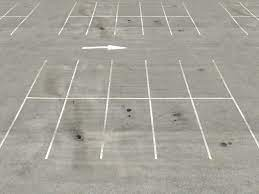
#> input picture src/fasthough/images/road.jpeg, 259 x 194 px, found by its file name
$ python main.py
#> lines starting #> are read from the running program, lines starting #| are printed output that depends on the picture
#> the answer given: images/road.jpeg
### src/fasthough/draw_line.py
"""Module to draw hough transformed images."""

import cv2 as cv
import numpy as np

from .hough_transform import find_max_value, hough_image


def draw_line(
    img: np.ndarray, s: int, t: int, color: tuple = (64, 0, 0), lineThickness: int = 2
) -> np.ndarray:
    """Returns copy of 'img' with drawn line with given parameters s, t.

    Args:
        img: image represented as 2D or 3D array.
        s: line intercept.
        t: line slope.
        color: drawn line color as 3D array.
        lineThickness: thickness of drawn line.

    Returns:
        Copy of image with line.

    Raises:
        ValueError: if provided 'color' argument is not length 3.
    """
    image = img.copy()
    height, width = image.shape
    if len(color) != 3:
        raise ValueError("Color length must be 3! (red, green, blue).")

    if s + t > height:
        x_0 = _find_point(height, s, t)
        zero_matrix = np.zeros((height, width))
        stacked_upper = np.vstack([zero_matrix, image])[s : s + height, :]
        stacked_lower = np.vstack([image, zero_matrix])[s : s + height, :]
        max_up = find_max_value(hough_image(stacked_upper))[0]
        max_low = find_max_value(hough_image(stacked_lower))[0]

        if max_up > max_low:
            first_point = (x_0, 0)
            second_point = (width - 1, s + t - height)
        else:
            first_point = (x_0, height)
            second_point = (0, s)
    else:
        first_point = (0, s)
        second_point = (width - 1, s + t)

    cv.line(image, first_point, second_point, color, lineThickness)
    return image


def hough_transform(img: np.ndarray, threshold_ratio: float = 0.9) -> np.ndarray:
    """Returns processed 'img' with edges and gradients.

    Args:
        img: image represented as 2D or 3D array.
        threshold_ratio: threshold ratio to exclude odd lines on processsed image.

    Returns:
        Copy of image with line.
    """
    hough_img = hough_image(img)
    max_intensity, _ = find_max_value(hough_img)
    threshold = max_intensity * threshold_ratio
    lines = np.argwhere(hough_img >= threshold)

    lined_image = img.copy()
    for s, t in lines:
        lined_image = draw_line(lined_image, s, t)
    return lined_image


def _find_point(n: int, s: int, t: int) -> int:
    return round((n - s) * n / t)


def read_image(path: str) -> np.ndarray:
    """Returns image with new shape as a multiple of 2^k.

    Args:
        path: image path.

    Returns:
        image as numpy array.
    """
#> called with path = 'images/images/road.jpeg'
    final_img = cv.imread(path, cv.IMREAD_GRAYSCALE)
#> final_img: shape (194, 259); min 30, max 255, mean 162.4
    h, w = final_img.shape[:2]
#> h = 194; w = 259

    new_h = 2 ** int(np.ceil(np.log2(h)))
#> new_h = 256
    new_w = 2 ** int(np.ceil(np.log2(w)))
#> new_w = 512

    resized_img = cv.resize(final_img, (new_w, new_h), interpolation=cv.INTER_LINEAR)
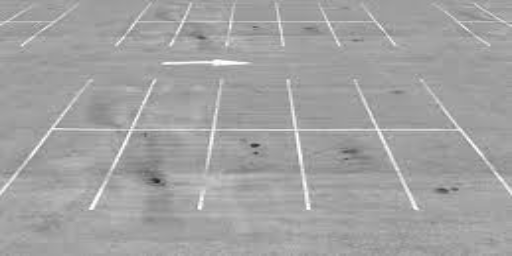
#> resized_img: shape (256, 512); min 33, max 255, mean 162.3
    return resized_img

### src/fasthough/hough_transform.py
"""Fast Hough Transform (FHT) implementation."""

import numpy as np


def _merge_histograms(hist1: np.ndarray, hist2: np.ndarray) -> np.ndarray:
    height = hist1.shape[0]
#> height = 256
    width = 1 if len(hist1.shape) == 1 else hist1.shape[1]
#> width = 1
    n0 = width * 2
#> n0 = 2
    r = (width - 1) / (n0 - 1)
#> r = 0
    hist1 = hist1.reshape((height, width))
#> hist1 = 256 values, max 234 at index 192, min 146 at index 40, mean 162.1
    hist2 = hist2.reshape((height, width))
#> hist2 = 256 values, max 226 at index 191, min 147 at index 40, mean 162.2

    result = np.zeros((height, n0))
    for t in range(n0):
        t0 = int(t * r)
        s = t - t0
        result[:, t] = hist1[:, t0] + np.concatenate(
            [hist2[s:height, t0], hist2[0:s, t0]], axis=0
        )
#> after the loop, result = 256 pairs, first value 37 to 202, second value 39 to 193
    return result


def _fast_hough_transform(img: np.ndarray) -> np.ndarray:
    n = img.shape[1]
    if n < 2:
        return img[:, 0]

    return _merge_histograms(
        _fast_hough_transform(img[:, 0 : int(n / 2)]),
        _fast_hough_transform(img[:, int(n / 2) : n]),
    )
#> after the loop in _merge_histograms (call 3), `for t in range(n0):`: result = 256 rows, first 6: [116, 124, 128, 131], [132, 136, 134, 131], [140, 138, 128, 127], [136, 126, 126, 123], [116, 116, 120, 124], [116, 120, 128, 130]
#> after the loop in _merge_histograms (call 6), `for t in range(n0):`: result = 256 rows, first 6: [113, 121, 125, 128], [129, 133, 131, 129], [138, 136, 127, 126], [134, 125, 124, 121], [115, 114, 119, 123], [114, 119, 126, 128]
#> in _merge_histograms (call 7), `hist1 = hist1.reshape((height, width))`: hist1 = 256 rows, first 6: [116, 124, 128, 131], [132, 136, 134, 131], [140, 138, 128, 127], [136, 126, 126, 123], [116, 116, 120, 124], [116, 120, 128, 130]
#> in _merge_histograms (call 7), `hist2 = hist2.reshape((height, width))`: hist2 has the same summary as result
#> after the loop in _merge_histograms (call 10), `for t in range(n0):`: result = 256 rows, first 6: [112, 119, 124, 127], [127, 132, 130, 127], [136, 134, 124, 122], [132, 122, 121, 119], [112, 111, 116, 119], [111, 116, 123, 125]
#> after the loop in _merge_histograms (call 13), `for t in range(n0):`: result = 256 rows, first 6: [110, 117, 120, 122], [125, 128, 125, 121], [132, 129, 118, 117], [127, 116, 116, 114], [106, 106, 112, 116], [106, 112, 119, 123]
#> in _merge_histograms (call 14), `hist1 = hist1.reshape((height, width))`: hist1 = 256 rows, first 6: [112, 119, 124, 127], [127, 132, 130, 127], [136, 134, 124, 122], [132, 122, 121, 119], [112, 111, 116, 119], [111, 116, 123, 125]
#> in _merge_histograms (call 14), `hist2 = hist2.reshape((height, width))`: hist2 has the same summary as result
#> after the loop in _merge_histograms (call 18), `for t in range(n0):`: result = 256 rows, first 6: [120, 124, 124, 125], [127, 127, 125, 122], [125, 123, 118, 116], [115, 110, 114, 113], [98, 102, 110, 113], [101, 109, 115, 114]
#> in _merge_histograms (call 22), `hist1 = hist1.reshape((height, width))`: hist1 has the same summary as result
#> in _merge_histograms (call 22), `hist2 = hist2.reshape((height, width))`: hist2 = 256 rows, first 6: [86, 101, 114, 121], [109, 122, 127, 127], [129, 134, 127, 125], [137, 130, 125, 125], [128, 123, 126, 132], [129, 132, 138, 143]
#> after the loop in _merge_histograms (call 31), `for t in range(n0):`:
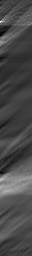
#> result: shape (256, 32) float64; min 706, max 1984, mean 1076.2; drawn with min black and max white
#> in _fast_hough_transform (call 4), `return _merge_histograms( _fast_hough_transform(img[:, 0 : int(n / 2)]..`:
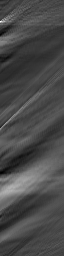
#> returned value: shape (256, 64) float64; min 1510, max 3716, mean 2156.7; drawn with min black and max white
#> in _fast_hough_transform (call 3), `return _merge_histograms( _fast_hough_transform(img[:, 0 : int(n / 2)]..`:
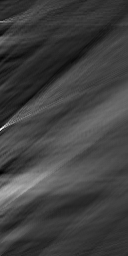
#> returned value: shape (256, 128) float64; min 3374, max 7528, mean 4438; drawn with min black and max white
#> in _fast_hough_transform (call 2), `return _merge_histograms( _fast_hough_transform(img[:, 0 : int(n / 2)]..`:
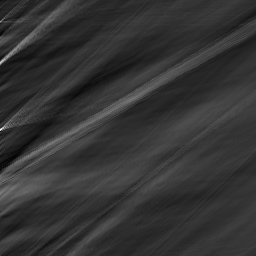
#> returned value: shape (256, 256) float64; min 6929, max 17559, mean 9125.2; drawn with min black and max white
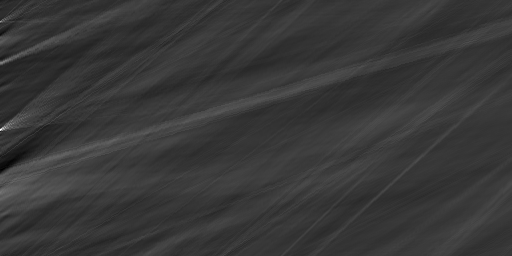
#> returned value: shape (256, 512) float64; min 12666, max 35901, mean 17834.4; drawn with min black and max white


def hough_image(img: np.ndarray) -> np.ndarray:
    """Returns Dyadetic pattern of image acquired by Fast Hough Transform.

    Args:
        img: image represented as 2D or 3D array

    Returns:
        Image containing edges and gradient of the image
    """
    return _fast_hough_transform(img)


def find_max_value(img: np.ndarray) -> tuple:
    """Returns max value over the image.

    Args:
        img: image represented as 2D or 3D array

    Returns:
        Max value over image and its position
    """
    intensity = 0
    s, t = 0, 0
    for i in range(img.shape[0]):
        for j in range(img.shape[1]):
            if img[i, j] > intensity:
                intensity = img[i, j]
                s = i
                t = j
#> after the loop, intensity = 35901; s = 129; t = 0
    return intensity, (s, t)

### src/fasthough/main.py
"""Example how to use implemented fast hough transform."""

import matplotlib.pyplot as plt

from .draw_line import read_image, hough_transform

if __name__ == "__main__":
    FOLDER = "images/"
    print("Input picture file name from /images folder:")

    pic_name = input()
    img_new = read_image(FOLDER + pic_name)

    line_img = hough_transform(img_new)
#> in hough_transform, `max_intensity, _ = find_max_value(hough_img)`: max_intensity = 35901
#> in hough_transform, `threshold = max_intensity * threshold_ratio`: threshold = 32310.9
#> in hough_transform, `lines = np.argwhere(hough_img >= threshold)`: lines = [[129, 0], [129, 1], [130, 0]]
#> the loop in hough_transform, `for s, t in lines:` made 3 passes
#> (first_point in draw_line, second_point in draw_line) on passes 1 to 3: ((0, 129), (511, 129)), ((0, 129), (511, 130)), ((0, 130), (511, 130))

    plt.imshow(line_img)
#> (the run stopped early here; a loop or call above may not have finished)
